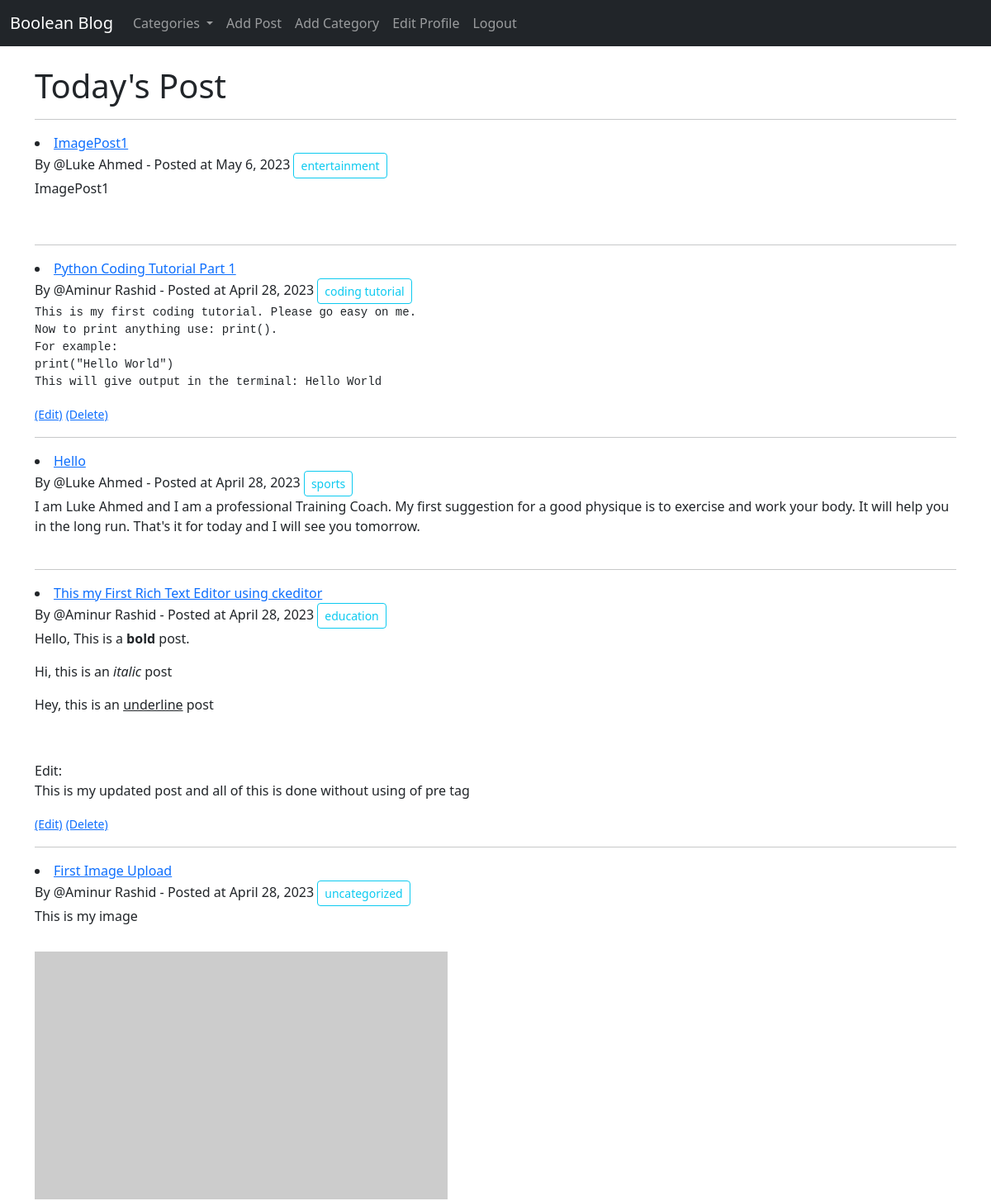
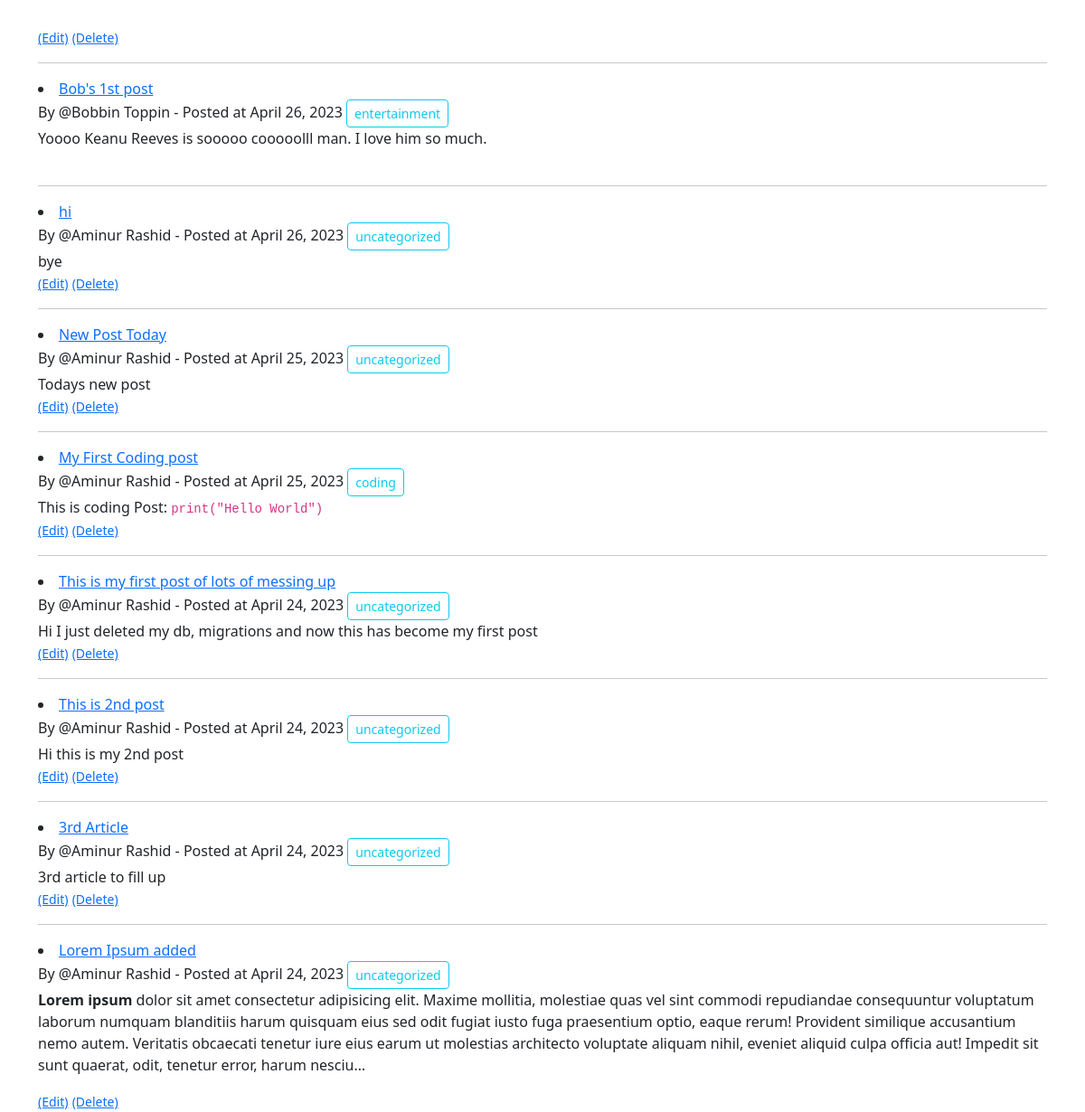
The app's page / (signed in) with its own data (2 pictures, top to bottom).
### core/models.py (models this page shows, shortened)
class Post(models.Model):
    title = models.CharField(max_length=255)
    author = models.ForeignKey(User, on_delete=models.CASCADE) # Author is coming from the Django admin panel and on_delete means every thing under that author will be delete in one swoop  # noqa: E501
    body = RichTextField(blank=True, null=True)
    category = models.CharField(max_length=255, default="uncategorized")
    date = models.DateField(auto_now=True)
    likes = models.ManyToManyField(User, related_name='blog_posts')  # This allows us to associate different things to different table such as many users may like many posts
    header_image = models.ImageField(null=True, blank=True, upload_to="images/") # null and blank are for the purpose that a blog may not have an image and that's ok and if there isn't one, one can be added later

### core/views.py (the view)
# urls.py: path("", HomeView.as_view(), name="home"), # This is used for class based view
class HomeView(ListView):
    model = Post
    template_name = "home.html"
    ordering =['-date']
    def get_context_data(self, *args,**kwargs):
        cats_menu = Category.objects.all()
        context = super(HomeView, self).get_context_data(*args,**kwargs)
        context["cats_menu"] = cats_menu
        return context

### core/models.py (called while the page is built)
    def __str__(self) -> str:
        return f"{self.name}"

### templates/home.html (shortened to what this page needs)
{% extends 'base.html' %}
    {% block content %}
        <h1>Today's Post</h1>
        {% for p in post_list %}
            <hr>
            <li>
                <a href="{% url 'article' p.pk %}">{{p.title}}</a>
                <br>By @{{p.author.first_name}} {{p.author.last_name}} - Posted at {{p.date}}
                <a class="btn btn-outline-info btn-sm" href="{% url 'category' p.category|slugify %}">{{p.category}}</a>
                <br>
                {{p.body | truncatechars:500 |safe}}
            </li>
            {% if user.is_authenticated and user.id == p.author.id%}
                <small><a href="{% url 'update_post' p.pk %}">(Edit)</a></small>
                <small><a href="{% url 'delete_post' p.pk %}">(Delete)</a></small>
            {% endif %}
            <br>
        {% endfor %}
    {% endblock %}

### records on screen
Post: title "ImagePost1", author.first_name "Luke", author.last_name "Ahmed", date "May 6, 2023", category "entertainment", body "ImagePost1"
Post: title "Python Coding Tutorial Part 1", author.first_name "Aminur", author.last_name "Rashid", date "April 28, 2023", category "coding tutorial", body "This is my first coding tutorial. Please go easy on me. Now to print anything use: print() . For example: print(\"Hello World\") This will give output in the terminal: Hello World", shows "(Edit)"
Post: title "Hello", author.first_name "Luke", author.last_name "Ahmed", date "April 28, 2023", category "sports", body "I am Luke Ahmed and I am a professional Training Coach. My first suggestion for a good physique is to exercise and work your body. It will help you in the long run. That's it for today and I will see you tomorrow."
Post: title "This my First Rich Text Editor using ckeditor", author.first_name "Aminur", author.last_name "Rashid", date "April 28, 2023", category "education", body "Hello, This is a bold post. Hi, this is an italic post Hey, this is an underline post Edit: This is my updated post and all of this is done without using of pre tag", shows "(Edit)"
Post: title "First Image Upload", author.first_name "Aminur", author.last_name "Rashid", date "April 28, 2023", category "uncategorized", body "This is my image", shows "(Edit)"
Post: title "Bob's 1st post", author.first_name "Bobbin", author.last_name "Toppin", date "April 26, 2023", category "entertainment", body "Yoooo Keanu Reeves is sooooo cooooolll man. I love him so much."
Post: title "hi", author.first_name "Aminur", author.last_name "Rashid", date "April 26, 2023", category "uncategorized", body "bye", shows "(Edit)"
Post: title "New Post Today", author.first_name "Aminur", author.last_name "Rashid", date "April 25, 2023", category "uncategorized", body "Todays new post", shows "(Edit)"
Post: title "My First Coding post", author.first_name "Aminur", author.last_name "Rashid", date "April 25, 2023", category "coding", body "This is coding Post: print(\"Hello World\")", shows "(Edit)"
Post: title "This is my first post of lots of messing up", author.first_name "Aminur", author.last_name "Rashid", date "April 24, 2023", category "uncategorized", body "Hi I just deleted my db, migrations and now this has become my first post", shows "(Edit)"
Post: title "This is 2nd post", author.first_name "Aminur", author.last_name "Rashid", date "April 24, 2023", category "uncategorized", body "Hi this is my 2nd post", shows "(Edit)"
Post: title "3rd Article", author.first_name "Aminur", author.last_name "Rashid", date "April 24, 2023", category "uncategorized", body "3rd article to fill up", shows "(Edit)"
Post: title "Lorem Ipsum added", author.first_name "Aminur", author.last_name "Rashid", date "April 24, 2023", category "uncategorized", body "Lorem ipsum dolor sit amet consectetur adipisicing elit. Maxime mollitia, molestiae quas vel sint commodi repudiandae consequuntur voluptatum laborum numquam blanditiis harum quisquam eius sed odit fugiat iusto fuga praesentium optio, eaque rerum! Provident similique accusantium nemo autem. Veritatis obcaecati tenetur iure eius earum ut molestias architecto voluptate aliquam nihil, eveniet aliquid culpa officia aut! Impedit sit sunt quaerat, odit, tenetur error, harum nesciu…", shows "(Edit)"
